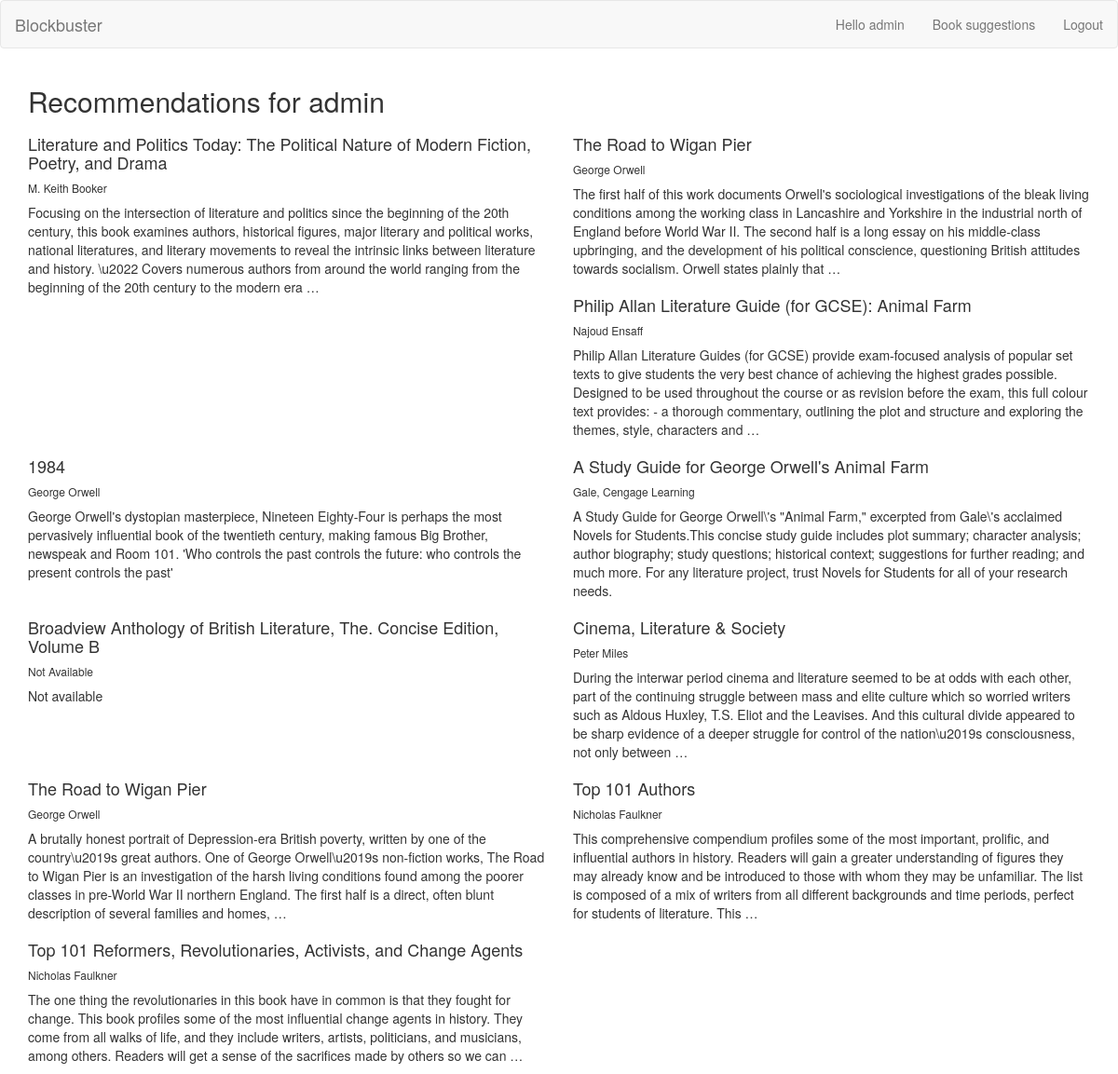
The app's page /bookfinder/recommendation/ (signed in) with its own data.
### bookfinder/models.py (models this page shows, shortened)
class Book(models.Model):
    gid = models.CharField(max_length = 200, unique = True, default = 'NA')
    title = models.CharField(max_length = 200, default = 'NA')
    author = models.CharField(max_length = 50, default = 'NA')
    url = models.URLField(default = 'NA')
    description = models.CharField(max_length = 5000, default = 'NA')

### bookfinder/views.py (the view)
@login_required
def user_recommendation_list(request):
    user_ratings = Rating.objects.filter(user_name=request.user.username).prefetch_related('book')
    user_ratings_book_ids = set(map(lambda x: x.book.id, user_ratings))
    try:
        user_cluster_name = User.objects.get(username=request.user.username).cluster_set.first().name
    except:
        update_clusters()
        user_cluster_name = User.objects.get(username=request.user.username).cluster_set.first().name
    user_cluster_other_members = \
        Cluster.objects.get(name=user_cluster_name).users \
            .exclude(username=request.user.username).all()
    other_members_usernames = set(map(lambda x: x.username, user_cluster_other_members))
    other_users_ratings = \
        Rating.objects.filter(user_name__in=other_members_usernames) \
            .exclude(book__id__in=user_ratings_book_ids)
    other_users_ratings_book_ids = set(map(lambda x: x.book.id, other_users_ratings))
    book_list = list(Book.objects.filter(id__in=other_users_ratings_book_ids))
    for i in book_list:
        if i.title[0] == '(':
            i.title = i.title[3:-3]
        if i.author[2] == 'N':
            i.author = i.author[2:-3]
        else:
            i.author = i.author[3: -3]
        if i.description[2] == 'N':
            i.description = i.description[2:-3]
        else:
            i.description = i.description[3:-3]
    return render(
        request,
        'bookfinder/user_recommendation_list.html',
        {'username': request.user.username, 'book_list': book_list})

### bookfinder/templates/bookfinder/user_recommendation_list.html
{% extends 'base.html' %}
{% block title %}
<h2>Recommendations for {{ username }}</h2>
{% endblock %}
{% block content %}
{% if book_list %}
<div class="row">
    {% for book in book_list %}
    <div class="col-md-6">
        <h4>
        {{ book.title }}
        </h4>
        <h6>{{ book.author }}</h6>
        <p>{{ book.description | truncatewords:60 }}</p>
    </div>
    {% endfor %}
</div>
{% else %}
    <p>No book suggestions available.</p>
{% endif %}
{% endblock %}

### templates/base.html (shortened to what this page needs)
{% load bootstrap3 %}
{% bootstrap_css %}
{% block bootstrap3_content %}
<nav class="navbar navbar-default">
  <div class="navbar-header">
    <a class="navbar-brand" href="{% url 'bookfinder:home' %}">Blockbuster</a>
  </div>
  <div id="navbar" class="navbar-collapse collapse">
    <ul class="nav navbar-nav navbar-right">
      {% if user.is_authenticated %}
      <li><a>Hello {{ user.username }}</a></li>
      <li><a href="{% url 'bookfinder:user_recommendation_list' %}">Book suggestions</a></li>
      <li><a href="{% url 'auth:logout' %}">Logout</a></li>
      {% else %}
      <li><a href="{% url 'auth:login' %}">Login</a></li>
      {% endif %}
    </ul>
  </div>
</nav>
<div class="container">
    <h1>{% block title %}(no title){% endblock %}</h1>
    {% block content %}(no content){% endblock %}
</div>
{% endblock %}

### records on screen
Book: title "Literature and Politics Today: The Political Nature of Modern Fiction, Poetry, and Drama", author "M. Keith Booker", description "Focusing on the intersection of literature and politics since the beginning of the 20th century, this book examines authors, historical figures, major literary and political works, national literatures, and literary movements to reveal the intrinsic links between literature and history. \\u2022 Covers numerous authors from around the world ranging from the beginning of the 20th century to the modern era …"
Book: title "The Road to Wigan Pier", author "George Orwell", description "The first half of this work documents Orwell's sociological investigations of the bleak living conditions among the working class in Lancashire and Yorkshire in the industrial north of England before World War II. The second half is a long essay on his middle-class upbringing, and the development of his political conscience, questioning British attitudes towards socialism. Orwell states plainly that …"
Book: title "Philip Allan Literature Guide (for GCSE): Animal Farm", author "Najoud Ensaff", description "Philip Allan Literature Guides (for GCSE) provide exam-focused analysis of popular set texts to give students the very best chance of achieving the highest grades possible. Designed to be used throughout the course or as revision before the exam, this full colour text provides: - a thorough commentary, outlining the plot and structure and exploring the themes, style, characters and …"
Book: title "1984", author "George Orwell", description "George Orwell's dystopian masterpiece, Nineteen Eighty-Four is perhaps the most pervasively influential book of the twentieth century, making famous Big Brother, newspeak and Room 101. 'Who controls the past controls the future: who controls the present controls the past'"
Book: title "A Study Guide for George Orwell's Animal Farm", author "Gale, Cengage Learning", description "A Study Guide for George Orwell\\'s \"Animal Farm,\" excerpted from Gale\\'s acclaimed Novels for Students.This concise study guide includes plot summary; character analysis; author biography; study questions; historical context; suggestions for further reading; and much more. For any literature project, trust Novels for Students for all of your research needs."
Book: title "Broadview Anthology of British Literature, The. Concise Edition, Volume B", author "Not Available", description "Not available"
Book: title "Cinema, Literature & Society", author "Peter Miles", description "During the interwar period cinema and literature seemed to be at odds with each other, part of the continuing struggle between mass and elite culture which so worried writers such as Aldous Huxley, T.S. Eliot and the Leavises. And this cultural divide appeared to be sharp evidence of a deeper struggle for control of the nation\\u2019s consciousness, not only between …"
Book: title "The Road to Wigan Pier", author "George Orwell", description "A brutally honest portrait of Depression-era British poverty, written by one of the country\\u2019s great authors. One of George Orwell\\u2019s non-fiction works, The Road to Wigan Pier is an investigation of the harsh living conditions found among the poorer classes in pre-World War II northern England. The first half is a direct, often blunt description of several families and homes, …"
Book: title "Top 101 Authors", author "Nicholas Faulkner", description "This comprehensive compendium profiles some of the most important, prolific, and influential authors in history. Readers will gain a greater understanding of figures they may already know and be introduced to those with whom they may be unfamiliar. The list is composed of a mix of writers from all different backgrounds and time periods, perfect for students of literature. This …"
Book: title "Top 101 Reformers, Revolutionaries, Activists, and Change Agents", author "Nicholas Faulkner", description "The one thing the revolutionaries in this book have in common is that they fought for change. This book profiles some of the most influential change agents in history. They come from all walks of life, and they include writers, artists, politicians, and musicians, among others. Readers will get a sense of the sacrifices made by others so we can …"

### other values on screen
{{ user.username }} "admin"
{{ username }} "admin"
